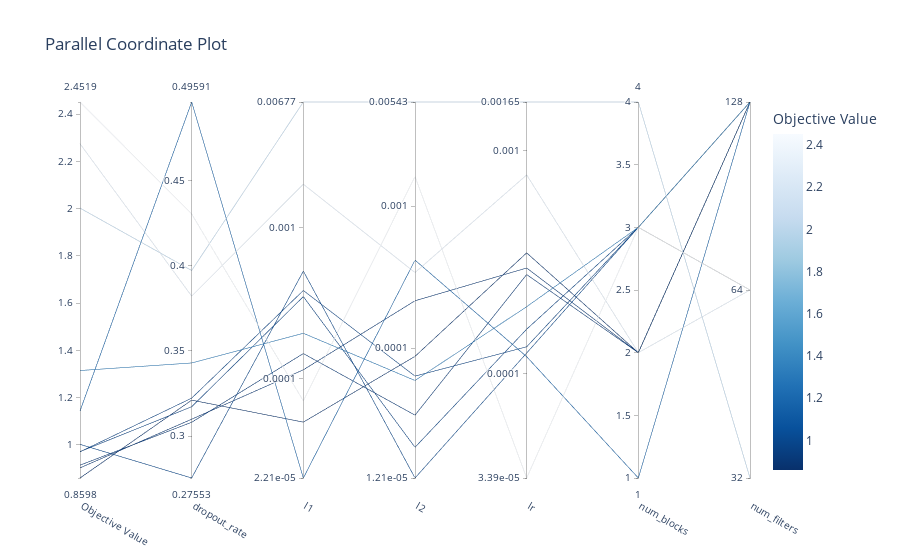

Notebook code cell kept with this figure:
### Code cell
optuna.visualization.plot_parallel_coordinate(study)

### Figure 1 — Plotly figure (JSON) as saved in the notebook; plotly's stock layout.template omitted (floating-point values rounded to 4 significant figures)
{"data": [{"dimensions": [{"label": "Objective Value", "range": [0.8598, 2.452], "values": [2.003, 1.002, 2.452, 2.275, 1.143, 0.9707, 0.9716, 1.315, 0.9142, 0.8598, 0.9027]}, {"label": "dropout_rate", "range": [0.2755, 0.4959], "values": [0.3972, 0.2755, 0.4303, 0.3821, 0.4959, 0.3223, 0.3173, 0.3429, 0.3082, 0.3212, 0.31]}, {"label": "l1", "range": [-4.656, -2.17], "ticktext": ["2.21e-05", "0.0001", "0.001", "0.00677"], "tickvals": [-4.656, -4, -3, -2.17], "values": [-2.17, -3.288, -4.146, -2.713, -4.656, -3.416, -3.457, -3.699, -3.833, -4.287, -3.941]}, {"label": "l2", "range": [-4.916, -2.265], "ticktext": ["1.21e-05", "0.0001", "0.001", "0.00543"], "tickvals": [-4.916, -4, -3, -2.265], "values": [-2.265, -4.916, -2.79, -3.467, -3.38, -4.198, -4.699, -4.229, -4.473, -4.058, -3.666]}, {"label": "lr", "range": [-4.469, -2.783], "ticktext": ["3.39e-05", "0.0001", "0.001", "0.00165"], "tickvals": [-4.469, -4, -3, -2.783], "values": [-2.783, -3.909, -4.469, -3.11, -3.925, -3.881, -3.802, -3.701, -3.557, -3.46, -3.528]}, {"label": "num_blocks", "range": [1, 4], "values": [4, 3, 3, 2, 1, 3, 3, 3, 2, 2, 2]}, {"label": "num_filters", "range": [0, 2], "ticktext": ["32", "64", "128"], "tickvals": [0, 1, 2], "values": [0, 1, 1, 1, 2, 2, 2, 2, 2, 2, 2]}], "labelangle": 30, "labelside": "bottom", "line": {"color": [2.003, 1.002, 2.452, 2.275, 1.143, 0.9707, 0.9716, 1.315, 0.9142, 0.8598, 0.9027], "colorbar": {"title": {"text": "Objective Value"}}, "colorscale": [[0, "rgb(247,251,255)"], [0.125, "rgb(222,235,247)"], [0.25, "rgb(198,219,239)"], [0.375, "rgb(158,202,225)"], [0.5, "rgb(107,174,214)"], [0.625, "rgb(66,146,198)"], [0.75, "rgb(33,113,181)"], [0.875, "rgb(8,81,156)"], [1, "rgb(8,48,107)"]], "reversescale": true, "showscale": true}, "type": "parcoords"}], "layout": {"title": {"text": "Parallel Coordinate Plot"}}}
